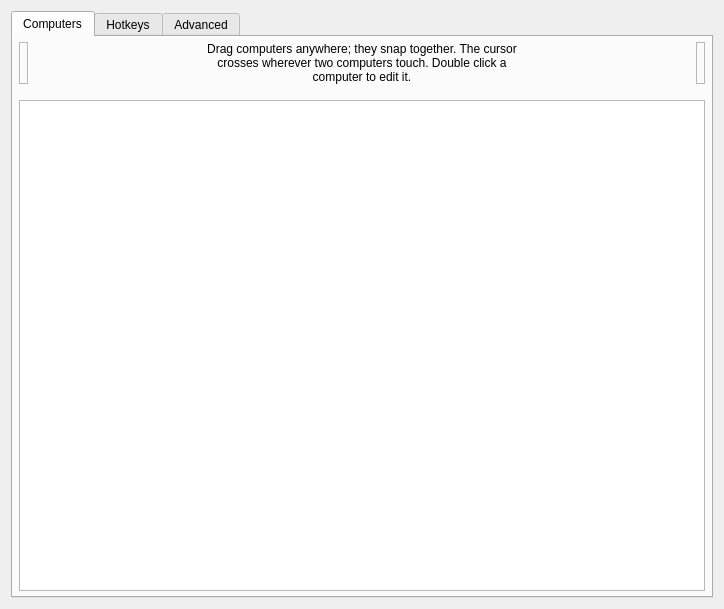
<?xml version="1.0" encoding="UTF-8"?>
<ui version="4.0">
 <class>ServerConfigDialog</class>
 <widget class="QDialog" name="ServerConfigDialog">
  <property name="geometry">
   <rect>
    <x>0</x>
    <y>0</y>
    <width>724</width>
    <height>609</height>
   </rect>
  </property>
  <property name="minimumSize">
   <size>
    <width>0</width>
    <height>0</height>
   </size>
  </property>
  <property name="windowTitle">
   <string>Server Configuration</string>
  </property>
  <layout class="QVBoxLayout" name="verticalLayout_3">
   <item>
    <widget class="QTabWidget" name="tabWidget">
     <widget class="QWidget" name="tabComputers">
      <attribute name="title">
       <string>Computers</string>
      </attribute>
      <layout class="QVBoxLayout">
       <property name="leftMargin">
        <number>6</number>
       </property>
       <property name="topMargin">
        <number>5</number>
       </property>
       <property name="rightMargin">
        <number>6</number>
       </property>
       <property name="bottomMargin">
        <number>5</number>
       </property>
       <item>
        <layout class="QHBoxLayout" name="layoutComputers">
         <property name="spacing">
          <number>6</number>
         </property>
         <item>
          <widget class="RemoveComputerWidget" name="lblRemoveComputer">
           <property name="acceptDrops">
            <bool>true</bool>
           </property>
           <property name="toolTip">
            <string>Drag a computer off the layout onto the trashcan to remove it.</string>
           </property>
           <property name="frameShape">
            <enum>QFrame::Shape::StyledPanel</enum>
           </property>
           <property name="frameShadow">
            <enum>QFrame::Shadow::Raised</enum>
           </property>
          </widget>
         </item>
         <item>
          <spacer name="horizontalSpacer_21">
           <property name="orientation">
            <enum>Qt::Orientation::Horizontal</enum>
           </property>
           <property name="sizeHint" stdset="0">
            <size>
             <width>40</width>
             <height>20</height>
            </size>
           </property>
          </spacer>
         </item>
         <item>
          <widget class="QLabel" name="label_2">
           <property name="sizePolicy">
            <sizepolicy hsizetype="Preferred" vsizetype="Preferred">
             <horstretch>1</horstretch>
             <verstretch>0</verstretch>
            </sizepolicy>
           </property>
           <property name="maximumSize">
            <size>
             <width>310</width>
             <height>16777215</height>
            </size>
           </property>
           <property name="text">
            <string>Drag computers anywhere; they snap together. The cursor crosses wherever two computers touch. Double click a computer to edit it.</string>
           </property>
           <property name="alignment">
            <set>Qt::AlignmentFlag::AlignCenter</set>
           </property>
           <property name="wordWrap">
            <bool>true</bool>
           </property>
           <property name="indent">
            <number>-1</number>
           </property>
          </widget>
         </item>
         <item>
          <spacer name="horizontalSpacer_22">
           <property name="orientation">
            <enum>Qt::Orientation::Horizontal</enum>
           </property>
           <property name="sizeHint" stdset="0">
            <size>
             <width>40</width>
             <height>20</height>
            </size>
           </property>
          </spacer>
         </item>
         <item>
          <widget class="NewComputerWidget" name="lblNewComputer">
           <property name="toolTip">
            <string>Drag onto the layout to add a new computer.</string>
           </property>
           <property name="frameShape">
            <enum>QFrame::Shape::StyledPanel</enum>
           </property>
           <property name="frameShadow">
            <enum>QFrame::Shadow::Raised</enum>
           </property>
          </widget>
         </item>
        </layout>
       </item>
       <item>
        <spacer name="verticalSpacer">
         <property name="orientation">
          <enum>Qt::Orientation::Vertical</enum>
         </property>
         <property name="sizeType">
          <enum>QSizePolicy::Policy::Fixed</enum>
         </property>
         <property name="sizeHint" stdset="0">
          <size>
           <width>20</width>
           <height>10</height>
          </size>
         </property>
        </spacer>
       </item>
       <item>
        <widget class="ComputerLayoutView" name="computerLayoutView">
         <property name="sizePolicy">
          <sizepolicy hsizetype="MinimumExpanding" vsizetype="Expanding">
           <horstretch>0</horstretch>
           <verstretch>0</verstretch>
          </sizepolicy>
         </property>
         <property name="acceptDrops">
          <bool>true</bool>
         </property>
         <property name="autoFillBackground">
          <bool>false</bool>
         </property>
        </widget>
       </item>
      </layout>
     </widget>
     <widget class="QWidget" name="tabHotkeys">
      <attribute name="title">
       <string>Hotkeys</string>
      </attribute>
      <layout class="QHBoxLayout" name="_2">
       <item>
        <widget class="QGroupBox" name="groupHotkeys">
         <property name="title">
          <string>&amp;Hotkeys</string>
         </property>
         <layout class="QGridLayout" name="_3">
          <item row="0" column="0" rowspan="4">
           <widget class="QListWidget" name="listHotkeys"/>
          </item>
          <item row="0" column="1">
           <widget class="QPushButton" name="btnNewHotkey">
            <property name="enabled">
             <bool>true</bool>
            </property>
            <property name="text">
             <string>&amp;New</string>
            </property>
            <property name="icon">
             <iconset theme="QIcon::ThemeIcon::ListAdd"/>
            </property>
           </widget>
          </item>
          <item row="1" column="1">
           <widget class="QPushButton" name="btnEditHotkey">
            <property name="enabled">
             <bool>false</bool>
            </property>
            <property name="text">
             <string>&amp;Edit</string>
            </property>
            <property name="icon">
             <iconset theme="document-edit"/>
            </property>
           </widget>
          </item>
          <item row="2" column="1">
           <widget class="QPushButton" name="btnRemoveHotkey">
            <property name="enabled">
             <bool>false</bool>
            </property>
            <property name="text">
             <string>&amp;Remove</string>
            </property>
            <property name="icon">
             <iconset theme="QIcon::ThemeIcon::ListRemove"/>
            </property>
           </widget>
          </item>
          <item row="3" column="1">
           <spacer name="hotkeySpacer">
            <property name="orientation">
             <enum>Qt::Orientation::Vertical</enum>
            </property>
            <property name="sizeHint" stdset="0">
             <size>
              <width>75</width>
              <height>161</height>
             </size>
            </property>
           </spacer>
          </item>
         </layout>
        </widget>
       </item>
       <item>
        <widget class="QGroupBox" name="groupActions">
         <property name="font">
          <font>
           <kerning>true</kerning>
          </font>
         </property>
         <property name="title">
          <string>A&amp;ctions</string>
         </property>
         <layout class="QGridLayout">
          <item row="0" column="0" rowspan="4">
           <widget class="QListWidget" name="listActions"/>
          </item>
          <item row="0" column="1">
           <widget class="QPushButton" name="btnNewAction">
            <property name="enabled">
             <bool>false</bool>
            </property>
            <property name="text">
             <string>Ne&amp;w</string>
            </property>
            <property name="icon">
             <iconset theme="QIcon::ThemeIcon::ListAdd"/>
            </property>
           </widget>
          </item>
          <item row="1" column="1">
           <widget class="QPushButton" name="btnEditAction">
            <property name="enabled">
             <bool>false</bool>
            </property>
            <property name="text">
             <string>E&amp;dit</string>
            </property>
            <property name="icon">
             <iconset theme="document-edit"/>
            </property>
           </widget>
          </item>
          <item row="2" column="1">
           <widget class="QPushButton" name="btnRemoveAction">
            <property name="enabled">
             <bool>false</bool>
            </property>
            <property name="text">
             <string>Re&amp;move</string>
            </property>
            <property name="icon">
             <iconset theme="QIcon::ThemeIcon::ListRemove"/>
            </property>
           </widget>
          </item>
          <item row="3" column="1">
           <spacer name="actionSpacer">
            <property name="orientation">
             <enum>Qt::Orientation::Vertical</enum>
            </property>
            <property name="sizeHint" stdset="0">
             <size>
              <width>20</width>
              <height>40</height>
             </size>
            </property>
           </spacer>
          </item>
         </layout>
        </widget>
       </item>
      </layout>
     </widget>
     <widget class="QWidget" name="tabAdvanced">
      <attribute name="title">
       <string>Advanced</string>
      </attribute>
      <layout class="QVBoxLayout" name="verticalLayout_2">
       <property name="leftMargin">
        <number>15</number>
       </property>
       <property name="topMargin">
        <number>15</number>
       </property>
       <property name="rightMargin">
        <number>15</number>
       </property>
       <property name="bottomMargin">
        <number>15</number>
       </property>
       <item>
        <widget class="QGroupBox" name="groupMisc">
         <property name="font">
          <font>
           <kerning>false</kerning>
          </font>
         </property>
         <property name="title">
          <string>&amp;Misc</string>
         </property>
         <layout class="QVBoxLayout" name="verticalLayout_4">
          <property name="leftMargin">
           <number>6</number>
          </property>
          <property name="topMargin">
           <number>6</number>
          </property>
          <property name="rightMargin">
           <number>6</number>
          </property>
          <property name="bottomMargin">
           <number>6</number>
          </property>
          <item>
           <widget class="QCheckBox" name="cbDisableLockToComputer">
            <property name="text">
             <string>Disable lock to computer (scroll lock key)</string>
            </property>
           </widget>
          </item>
          <item>
           <widget class="QCheckBox" name="cbDefaultLockToComputerState">
            <property name="text">
             <string>Enable lock to computer at startup</string>
            </property>
           </widget>
          </item>
          <item>
           <widget class="QCheckBox" name="cbRelativeMouseMoves">
            <property name="enabled">
             <bool>true</bool>
            </property>
            <property name="text">
             <string>Use &amp;relative mouse movements</string>
            </property>
           </widget>
          </item>
          <item>
           <widget class="QCheckBox" name="cbWin32KeepForeground">
            <property name="enabled">
             <bool>true</bool>
            </property>
            <property name="text">
             <string>Don't take &amp;foreground window (Windows only)</string>
            </property>
           </widget>
          </item>
          <item>
           <layout class="QHBoxLayout" name="layoutClipboard">
            <item>
             <widget class="QCheckBox" name="cbEnableClipboard">
              <property name="sizePolicy">
               <sizepolicy hsizetype="Minimum" vsizetype="Preferred">
                <horstretch>0</horstretch>
                <verstretch>0</verstretch>
               </sizepolicy>
              </property>
              <property name="text">
               <string>Enable clipboard sharing</string>
              </property>
              <property name="checked">
               <bool>true</bool>
              </property>
             </widget>
            </item>
            <item>
             <spacer name="horizontalSpacer">
              <property name="orientation">
               <enum>Qt::Orientation::Horizontal</enum>
              </property>
              <property name="sizeHint" stdset="0">
               <size>
                <width>40</width>
                <height>20</height>
               </size>
              </property>
             </spacer>
            </item>
            <item>
             <widget class="QLabel" name="label_7">
              <property name="text">
               <string>Limit to:</string>
              </property>
             </widget>
            </item>
            <item>
             <widget class="QSpinBox" name="sbClipboardSizeLimit">
              <property name="enabled">
               <bool>false</bool>
              </property>
              <property name="sizePolicy">
               <sizepolicy hsizetype="Maximum" vsizetype="Fixed">
                <horstretch>0</horstretch>
                <verstretch>0</verstretch>
               </sizepolicy>
              </property>
              <property name="suffix">
               <string>MB</string>
              </property>
              <property name="maximum">
               <number>10000</number>
              </property>
              <property name="value">
               <number>3</number>
              </property>
             </widget>
            </item>
            <item>
             <spacer name="horizontalSpacer_3">
              <property name="orientation">
               <enum>Qt::Orientation::Horizontal</enum>
              </property>
              <property name="sizeType">
               <enum>QSizePolicy::Policy::Fixed</enum>
              </property>
              <property name="sizeHint" stdset="0">
               <size>
                <width>50</width>
                <height>20</height>
               </size>
              </property>
             </spacer>
            </item>
           </layout>
          </item>
          <item>
           <layout class="QHBoxLayout" name="layoutFileCopy">
            <item>
             <widget class="QLabel" name="labelFileCopyLimit">
              <property name="text">
               <string>Copied files limit:</string>
              </property>
              <property name="toolTip">
               <string>Files copied in Explorer follow the cursor to another computer, up to this size. 0 turns it off.</string>
              </property>
             </widget>
            </item>
            <item>
             <widget class="QSpinBox" name="sbFileCopyLimit">
              <property name="sizePolicy">
               <sizepolicy hsizetype="Maximum" vsizetype="Fixed">
                <horstretch>0</horstretch>
                <verstretch>0</verstretch>
               </sizepolicy>
              </property>
              <property name="suffix">
               <string>MB</string>
              </property>
              <property name="maximum">
               <number>100000</number>
              </property>
              <property name="value">
               <number>512</number>
              </property>
             </widget>
            </item>
            <item>
             <spacer name="horizontalSpacerFileCopy">
              <property name="orientation">
               <enum>Qt::Orientation::Horizontal</enum>
              </property>
              <property name="sizeHint" stdset="0">
               <size>
                <width>40</width>
                <height>20</height>
               </size>
              </property>
             </spacer>
            </item>
           </layout>
          </item>
         </layout>
        </widget>
       </item>
       <item>
        <widget class="QGroupBox" name="groupSwitch">
         <property name="font">
          <font>
           <kerning>true</kerning>
          </font>
         </property>
         <property name="title">
          <string>&amp;Switching</string>
         </property>
         <layout class="QVBoxLayout">
          <property name="spacing">
           <number>6</number>
          </property>
          <property name="leftMargin">
           <number>6</number>
          </property>
          <property name="topMargin">
           <number>6</number>
          </property>
          <property name="rightMargin">
           <number>6</number>
          </property>
          <property name="bottomMargin">
           <number>6</number>
          </property>
          <item>
           <layout class="QHBoxLayout" name="_5">
            <item>
             <widget class="QCheckBox" name="cbSwitchDelay">
              <property name="enabled">
               <bool>true</bool>
              </property>
              <property name="text">
               <string>Switch &amp;after waiting</string>
              </property>
             </widget>
            </item>
            <item>
             <spacer name="spacerSwitchWait">
              <property name="orientation">
               <enum>Qt::Orientation::Horizontal</enum>
              </property>
              <property name="sizeHint" stdset="0">
               <size>
                <width>40</width>
                <height>20</height>
               </size>
              </property>
             </spacer>
            </item>
            <item>
             <widget class="QSpinBox" name="sbSwitchDelay">
              <property name="enabled">
               <bool>false</bool>
              </property>
              <property name="sizePolicy">
               <sizepolicy hsizetype="Maximum" vsizetype="Fixed">
                <horstretch>0</horstretch>
                <verstretch>0</verstretch>
               </sizepolicy>
              </property>
              <property name="suffix">
               <string>ms</string>
              </property>
              <property name="minimum">
               <number>10</number>
              </property>
              <property name="maximum">
               <number>10000</number>
              </property>
              <property name="singleStep">
               <number>10</number>
              </property>
              <property name="value">
               <number>250</number>
              </property>
             </widget>
            </item>
            <item>
             <spacer name="spacerSwitchWait_2">
              <property name="orientation">
               <enum>Qt::Orientation::Horizontal</enum>
              </property>
              <property name="sizeType">
               <enum>QSizePolicy::Policy::Fixed</enum>
              </property>
              <property name="sizeHint" stdset="0">
               <size>
                <width>50</width>
                <height>20</height>
               </size>
              </property>
             </spacer>
            </item>
           </layout>
          </item>
          <item>
           <layout class="QHBoxLayout" name="_6">
            <item>
             <widget class="QCheckBox" name="cbSwitchDoubleTap">
              <property name="enabled">
               <bool>true</bool>
              </property>
              <property name="text">
               <string>Switch on double &amp;tap within</string>
              </property>
             </widget>
            </item>
            <item>
             <spacer name="spacerDoubleTap">
              <property name="orientation">
               <enum>Qt::Orientation::Horizontal</enum>
              </property>
              <property name="sizeHint" stdset="0">
               <size>
                <width>40</width>
                <height>20</height>
               </size>
              </property>
             </spacer>
            </item>
            <item>
             <widget class="QSpinBox" name="sbSwitchDoubleTap">
              <property name="enabled">
               <bool>false</bool>
              </property>
              <property name="sizePolicy">
               <sizepolicy hsizetype="Maximum" vsizetype="Fixed">
                <horstretch>0</horstretch>
                <verstretch>0</verstretch>
               </sizepolicy>
              </property>
              <property name="suffix">
               <string>ms</string>
              </property>
              <property name="minimum">
               <number>10</number>
              </property>
              <property name="maximum">
               <number>10000</number>
              </property>
              <property name="singleStep">
               <number>10</number>
              </property>
              <property name="value">
               <number>250</number>
              </property>
             </widget>
            </item>
            <item>
             <spacer name="spacerDoubleTap_2">
              <property name="orientation">
               <enum>Qt::Orientation::Horizontal</enum>
              </property>
              <property name="sizeType">
               <enum>QSizePolicy::Policy::Fixed</enum>
              </property>
              <property name="sizeHint" stdset="0">
               <size>
                <width>50</width>
                <height>20</height>
               </size>
              </property>
             </spacer>
            </item>
           </layout>
          </item>
         </layout>
        </widget>
       </item>
       <item>
        <widget class="QGroupBox" name="groupNetwork">
         <property name="title">
          <string>&amp;Network</string>
         </property>
         <layout class="QVBoxLayout" name="verticalLayout_5">
          <property name="leftMargin">
           <number>6</number>
          </property>
          <property name="topMargin">
           <number>6</number>
          </property>
          <property name="rightMargin">
           <number>6</number>
          </property>
          <property name="bottomMargin">
           <number>6</number>
          </property>
          <item>
           <widget class="QWidget" name="widgetHeartbeat" native="true">
            <layout class="QHBoxLayout" name="groupHeartbeat">
             <property name="spacing">
              <number>9</number>
             </property>
             <property name="leftMargin">
              <number>1</number>
             </property>
             <item>
              <widget class="QCheckBox" name="cbHeartbeat">
               <property name="enabled">
                <bool>true</bool>
               </property>
               <property name="whatsThis">
                <string>&lt;html&gt;&lt;head/&gt;&lt;body&gt;&lt;p&gt;Enables the network heartbeat to ping clients every &lt;span style=&quot; font-style:italic;&quot;&gt;n&lt;/span&gt; seconds. This may help to diagnose network problems by retrying the connection if the client becomes unresponsive.&lt;/p&gt;&lt;/body&gt;&lt;/html&gt;</string>
               </property>
               <property name="text">
                <string>&amp;Check clients every</string>
               </property>
              </widget>
             </item>
             <item>
              <spacer name="spacerNetwork">
               <property name="orientation">
                <enum>Qt::Orientation::Horizontal</enum>
               </property>
               <property name="sizeHint" stdset="0">
                <size>
                 <width>40</width>
                 <height>20</height>
                </size>
               </property>
              </spacer>
             </item>
             <item>
              <widget class="QSpinBox" name="sbHeartbeat">
               <property name="enabled">
                <bool>false</bool>
               </property>
               <property name="sizePolicy">
                <sizepolicy hsizetype="Maximum" vsizetype="Fixed">
                 <horstretch>0</horstretch>
                 <verstretch>0</verstretch>
                </sizepolicy>
               </property>
               <property name="suffix">
                <string>ms</string>
               </property>
               <property name="minimum">
                <number>1000</number>
               </property>
               <property name="maximum">
                <number>30000</number>
               </property>
               <property name="singleStep">
                <number>1000</number>
               </property>
               <property name="value">
                <number>5000</number>
               </property>
              </widget>
             </item>
             <item>
              <spacer name="spacerNetwork_2">
               <property name="orientation">
                <enum>Qt::Orientation::Horizontal</enum>
               </property>
               <property name="sizeType">
                <enum>QSizePolicy::Policy::Fixed</enum>
               </property>
               <property name="sizeHint" stdset="0">
                <size>
                 <width>50</width>
                 <height>20</height>
                </size>
               </property>
              </spacer>
             </item>
            </layout>
           </widget>
          </item>
          <item>
           <layout class="QHBoxLayout" name="horizontalLayout_5">
            <item>
             <widget class="QLabel" name="labelProtocol">
              <property name="whatsThis">
               <string>&lt;html&gt;&lt;head/&gt;&lt;body&gt;&lt;p&gt;Enables compatibility with programs that use either the Synergy or Barrier protocols:&lt;/p&gt;&lt;ul style=&quot;margin-top: 0px; margin-bottom: 0px; margin-left: 0px; margin-right: 0px; -qt-list-indent: 1;&quot;&gt;&lt;li style=&quot; margin-top:12px; margin-bottom:0px; margin-left:0px; margin-right:0px; -qt-block-indent:0; text-indent:0px;&quot;&gt;Synergy 3 uses the Synergy protocol.&lt;/li&gt;&lt;li style=&quot; margin-top:0px; margin-bottom:12px; margin-left:0px; margin-right:0px; -qt-block-indent:0; text-indent:0px;&quot;&gt;Barrier, Input-Leap and Synergy 1 uses the Barrier protocol.&lt;/li&gt;&lt;/ul&gt;&lt;p&gt;A Deskflow client will automatically use either the Synergy or Barrier protocol depending on the server protocol.&lt;/p&gt;&lt;/body&gt;&lt;/html&gt;</string>
              </property>
              <property name="text">
               <string>Network protocol</string>
              </property>
             </widget>
            </item>
            <item>
             <widget class="QRadioButton" name="rbProtocolSynergy">
              <property name="text">
               <string notr="true">Synergy</string>
              </property>
              <property name="checked">
               <bool>true</bool>
              </property>
             </widget>
            </item>
            <item>
             <widget class="QRadioButton" name="rbProtocolBarrier">
              <property name="text">
               <string notr="true">Barrier</string>
              </property>
             </widget>
            </item>
           </layout>
          </item>
         </layout>
        </widget>
       </item>
       <item>
        <widget class="QGroupBox" name="groupExternalConfig">
         <property name="toolTip">
          <string>Use a server config file to create complex computer layouts that are not possible with the simple grid-based computer layout editor.

Enabling this setting will disable the server config GUI.</string>
         </property>
         <property name="title">
          <string>Use a server config file</string>
         </property>
         <property name="checkable">
          <bool>true</bool>
         </property>
         <layout class="QHBoxLayout" name="horizontalLayout">
          <item>
           <widget class="QWidget" name="widgetExternalConfigControls" native="true">
            <property name="enabled">
             <bool>false</bool>
            </property>
            <layout class="QHBoxLayout" name="horizontalLayout_2">
             <property name="leftMargin">
              <number>0</number>
             </property>
             <property name="topMargin">
              <number>0</number>
             </property>
             <property name="rightMargin">
              <number>0</number>
             </property>
             <property name="bottomMargin">
              <number>0</number>
             </property>
             <item>
              <widget class="QLabel" name="labelConfigFile">
               <property name="sizePolicy">
                <sizepolicy hsizetype="Maximum" vsizetype="Preferred">
                 <horstretch>0</horstretch>
                 <verstretch>0</verstretch>
                </sizepolicy>
               </property>
               <property name="minimumSize">
                <size>
                 <width>96</width>
                 <height>0</height>
                </size>
               </property>
               <property name="text">
                <string>Config file path</string>
               </property>
              </widget>
             </item>
             <item>
              <spacer name="horizontalSpacer_6">
               <property name="orientation">
                <enum>Qt::Orientation::Horizontal</enum>
               </property>
               <property name="sizeType">
                <enum>QSizePolicy::Policy::Fixed</enum>
               </property>
               <property name="sizeHint" stdset="0">
                <size>
                 <width>13</width>
                 <height>20</height>
                </size>
               </property>
              </spacer>
             </item>
             <item>
              <widget class="QLineEdit" name="lineConfigFile">
               <property name="sizePolicy">
                <sizepolicy hsizetype="Minimum" vsizetype="Fixed">
                 <horstretch>0</horstretch>
                 <verstretch>0</verstretch>
                </sizepolicy>
               </property>
               <property name="minimumSize">
                <size>
                 <width>180</width>
                 <height>0</height>
                </size>
               </property>
              </widget>
             </item>
             <item>
              <widget class="QPushButton" name="btnBrowseConfigFile">
               <property name="sizePolicy">
                <sizepolicy hsizetype="Fixed" vsizetype="Fixed">
                 <horstretch>0</horstretch>
                 <verstretch>0</verstretch>
                </sizepolicy>
               </property>
               <property name="minimumSize">
                <size>
                 <width>0</width>
                 <height>0</height>
                </size>
               </property>
               <property name="cursor">
                <cursorShape>PointingHandCursor</cursorShape>
               </property>
               <property name="text">
                <string/>
               </property>
               <property name="flat">
                <bool>true</bool>
               </property>
              </widget>
             </item>
            </layout>
           </widget>
          </item>
         </layout>
        </widget>
       </item>
      </layout>
     </widget>
    </widget>
   </item>
  </layout>
 </widget>
 <customwidgets>
  <customwidget>
   <class>ComputerLayoutView</class>
   <extends>QGraphicsView</extends>
   <header>widgets/ComputerLayoutView.h</header>
   <container>1</container>
  </customwidget>
  <customwidget>
   <class>RemoveComputerWidget</class>
   <extends>QLabel</extends>
   <header>widgets/RemoveComputerWidget.h</header>
  </customwidget>
  <customwidget>
   <class>NewComputerWidget</class>
   <extends>QLabel</extends>
   <header>widgets/NewComputerWidget.h</header>
  </customwidget>
 </customwidgets>
 <tabstops>
  <tabstop>computerLayoutView</tabstop>
  <tabstop>listHotkeys</tabstop>
  <tabstop>btnNewHotkey</tabstop>
  <tabstop>btnEditHotkey</tabstop>
  <tabstop>btnRemoveHotkey</tabstop>
  <tabstop>listActions</tabstop>
  <tabstop>btnNewAction</tabstop>
  <tabstop>btnEditAction</tabstop>
  <tabstop>btnRemoveAction</tabstop>
  <tabstop>cbSwitchDelay</tabstop>
  <tabstop>sbSwitchDelay</tabstop>
  <tabstop>cbSwitchDoubleTap</tabstop>
  <tabstop>sbSwitchDoubleTap</tabstop>
  <tabstop>cbEnableClipboard</tabstop>
  <tabstop>sbClipboardSizeLimit</tabstop>
  <tabstop>sbFileCopyLimit</tabstop>
  <tabstop>cbHeartbeat</tabstop>
  <tabstop>sbHeartbeat</tabstop>
  <tabstop>cbRelativeMouseMoves</tabstop>
  <tabstop>tabWidget</tabstop>
 </tabstops>
 <resources/>
 <connections/>
</ui>
